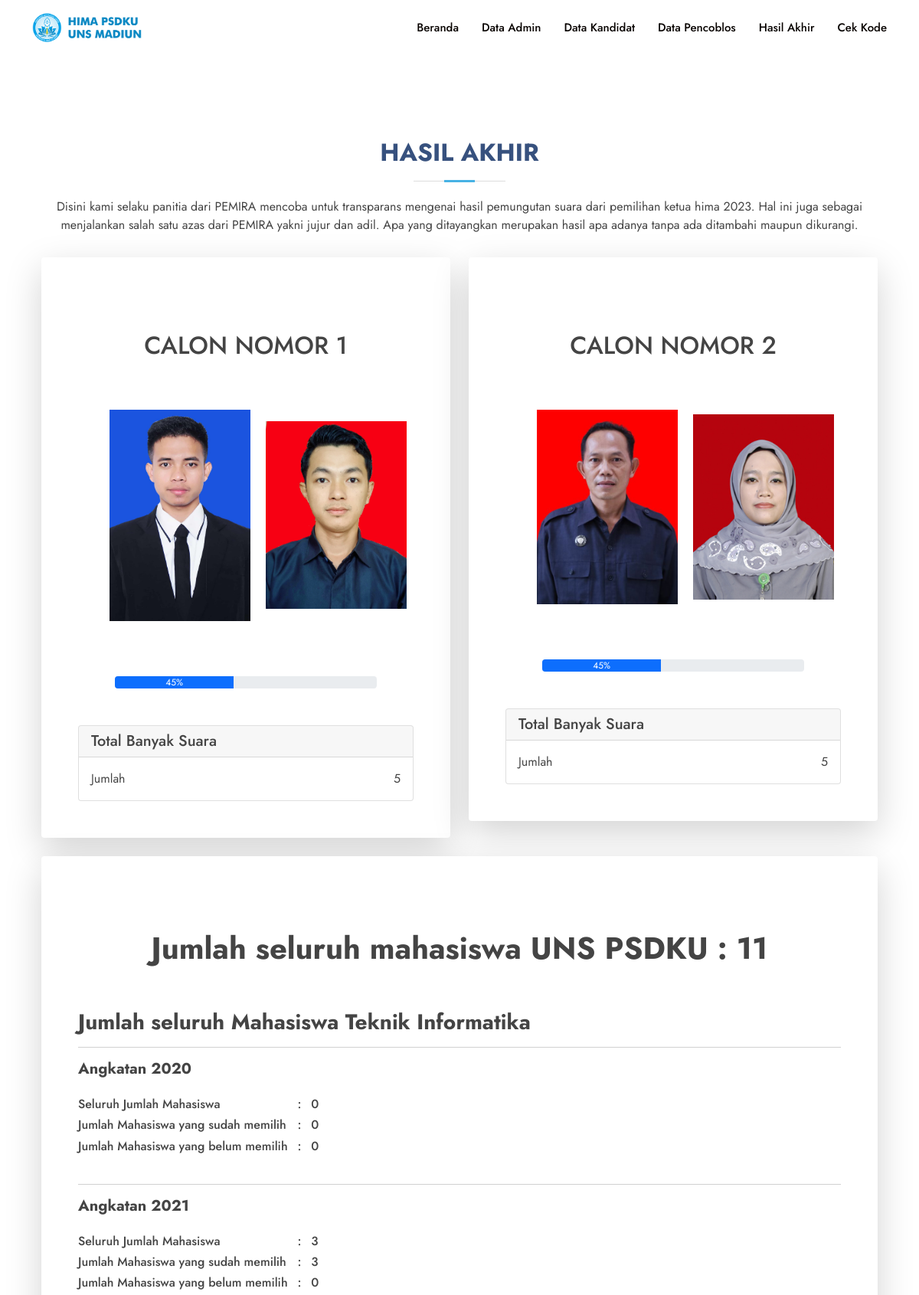
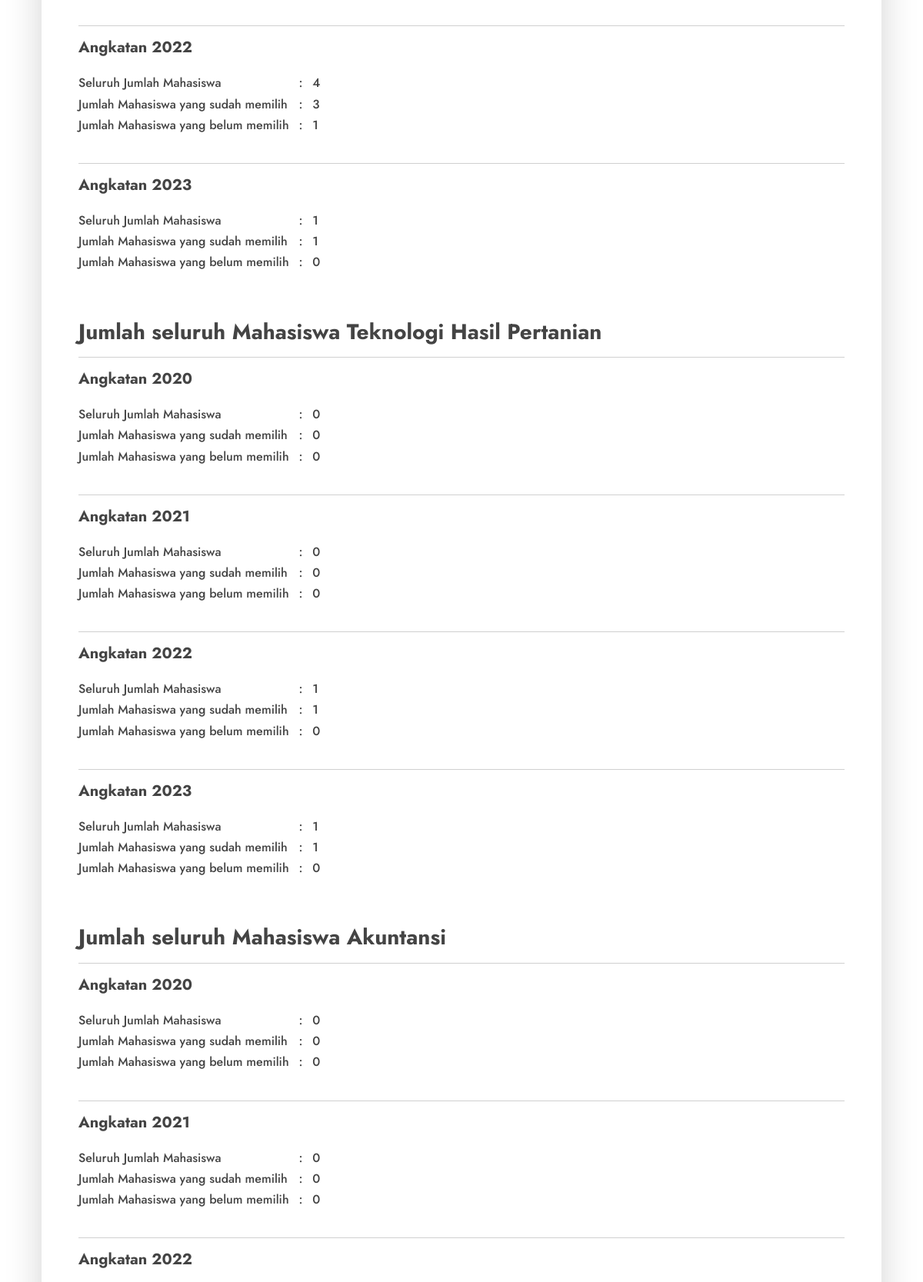
Page /admin/index.php?p=hasil_akhir (signed in, upper part) on the committed database (2 pictures, top to bottom).
### tables this page shows
CREATE TABLE `tb_kandidat` (
  `id_kandidat` int(11) NOT NULL,
  `kode_kandidat` int(50) NOT NULL,
  `nama_ketua` varchar(100) NOT NULL,
  `nama_wakil` text NOT NULL,
  `visi` text NOT NULL,
  `id_misi` int(11) NOT NULL,
  `foto_ketua` longblob NOT NULL,
  `foto_wakil` longblob NOT NULL
);

### admin/hasil_akhir/hasil_akhir.php (the view, shortened to what the rows shown need)
 <section class="layanan">
      	<div class="container" data-aos="fade-up">
          <div class="section-title">
            <h2>Hasil Akhir</h2>
          </div>
<div class="container-fluid">
	<div class="row justify-content-center">
	<?php
		$sql_seluruh_mahasiswa = mysqli_query($koneksi,"SELECT * FROM tb_pencoblos");
		$data_seluruh_mahasiswa = mysqli_num_rows($sql_seluruh_mahasiswa);
        $no=1;
		$query = mysqli_query($koneksi,"SELECT * FROM tb_kandidat JOIN tb_misi ON tb_kandidat.id_misi = tb_misi.id_misi");
		while ($row=mysqli_fetch_assoc($query)) {
        if($row['foto_wakil'] == "default.png"){
	?>
		<div class="col-lg-6">
			<div class="card o-hidden border-0 shadow-lg">
  			  	<div class="card-body p-0">
      				<div class="row">
      					<div class="col-lg-12">
      				    	<div class="p-5">
						  		<div class="text-center">
								  	<h2 class="p-5">CALON NOMOR <?php echo $no++ ?></h2>
              						<ul>
                  						<img class="p-2" width="200px" src="../assets/img/kandidat/<?php echo $row['foto_ketua']; ?>">
              						</ul>
            						<?php
            						  $id_kandidat = $row['id_kandidat'];
            						  $sql = mysqli_query($koneksi,"SELECT * FROM tb_pencoblos");
            						  $sql_memilih = mysqli_query($koneksi,"SELECT * FROM tb_data_terkumpul WHERE id_kandidat = '$id_kandidat'");
            						  $banyak_pencoblos = mysqli_num_rows($sql_memilih);
            						  $total_data_pencoblos = mysqli_num_rows($sql);
            						  $persentase = $banyak_pencoblos / $total_data_pencoblos * 100;
            						?>
									<div class="p-5">
										<div class="progress">
              						  		<div class="progress-bar" role="progressbar" style="width: <?php echo $persentase; ?>%;" aria-valuenow="25" aria-valuemin="0" aria-valuemax="100"><?php echo round($persentase); ?>%</div>
              							</div>
									</div>
									<div class="card">
  										<h5 class="text-start card-header">Total Banyak Suara</h5>
  										<div class="text-start card-body">
											<div class="row">
												<div class="col-6">
													<p class="card-text">Jumlah</p>
												</div>
												<div class="col-6">
													<p class="card-text text-end"><?php echo $banyak_pencoblos; ?></p>
												</div>
											</div>
  										</div>
									</div>
               			  		</div>
      				    	</div>
         				</div>
        			</div>
            	</div>
            </div>
		</div>
        <?php
            }else{
				?>
		<div class="col-lg-6">
			<div class="card o-hidden border-0 shadow-lg">
  			  	<div class="card-body p-0">
      				<div class="row">
      					<div class="col-lg-12">
      				    	<div class="p-5">
						  		<div class="text-center">
								  	<h2 class="p-5">CALON NOMOR <?php echo $no++ ?></h2>
              						<ul>
                  						<img class="p-2" width="200px" src="../assets/img/kandidat/<?php echo $row['foto_ketua']; ?>">
										<img class="p-2" width="200px" src="../assets/img/kandidat/<?php echo $row['foto_wakil']; ?>">
              						</ul>
            						<?php
            						  $id_kandidat = $row['id_kandidat'];
            						  $sql = mysqli_query($koneksi,"SELECT * FROM tb_pencoblos");
            						  $sql_memilih = mysqli_query($koneksi,"SELECT * FROM tb_data_terkumpul WHERE id_kandidat = '$id_kandidat'");
            						  $banyak_pencoblos = mysqli_num_rows($sql_memilih);
            						  $total_data_pencoblos = mysqli_num_rows($sql);
            						  $persentase = $banyak_pencoblos / $total_data_pencoblos * 100;
            						?>
									<div class="p-5">
										<div class="progress">
              						  		<div class="progress-bar" role="progressbar" style="width: <?php echo $persentase; ?>%;" aria-valuenow="25" aria-valuemin="0" aria-valuemax="100"><?php echo round($persentase); ?>%</div>
              							</div>
									</div>
									<div class="card">
  										<h5 class="text-start card-header">Total Banyak Suara</h5>
  										<div class="text-start card-body">
											<div class="row">
												<div class="col-6">
													<p class="card-text">Jumlah</p>
												</div>
												<div class="col-6">
													<p class="card-text text-end"><?php echo $banyak_pencoblos; ?></p>
												</div>
											</div>
  										</div>
									</div>
               			  		</div>
      				    	</div>
         			  	</div>
        			</div>
            	</div>
        	</div>
		</div>
	<?php 	}
	?>
	<?php }
	?>
</div>
</div>
<br>
<div class="container-fluid">
	<div class="row justify-content">
		<div class="col-lg-12">
			<div class="card o-hidden border-0 shadow-lg">
  			  <div class="card-body p-0">
      			<div class="row">
      				<div class="col-lg-12">
      				    <div class="p-5">
						  	<div class="text-center p-5">
                          		<h1 class="fw-bold">
						  			Jumlah seluruh mahasiswa UNS PSDKU : <?php echo $data_seluruh_mahasiswa;?>
                          		</h1>
               			  	</div>
								<br>
								<br>
      				    </div>
         			  </div>
        			</div>
            	 </div>
            </div>
		</div>
	</div>
</div>
</section>

### rows in the picture
tb_kandidat: foto_ketua (picture), foto_wakil (picture), $persentase 45.454545454545 (drawn), persentase "45", banyak_pencoblos "5"
tb_kandidat: foto_ketua (picture), foto_wakil (picture), $persentase 45.454545454545 (drawn), persentase "45", banyak_pencoblos "5"

### other values in the picture
$data_seluruh_mahasiswa "11"
$data_seluruh_mahasiswaTI2020 "0"
$data_seluruh_mahasiswaTI2020sudah "0"
$data_seluruh_mahasiswaTI2020belum "0"
$data_seluruh_mahasiswaTI2021 "3"
$data_seluruh_mahasiswaTI2021sudah "3"
$data_seluruh_mahasiswaTI2021belum "0"
$data_seluruh_mahasiswaTI2022 "4"
$data_seluruh_mahasiswaTI2022sudah "3"
$data_seluruh_mahasiswaTI2022belum "1"
$data_seluruh_mahasiswaTI2023 "1"
$data_seluruh_mahasiswaTI2023sudah "1"
$data_seluruh_mahasiswaTI2023belum "0"
$data_seluruh_mahasiswaTHP2020 "0"
$data_seluruh_mahasiswaTHP2020sudah "0"
